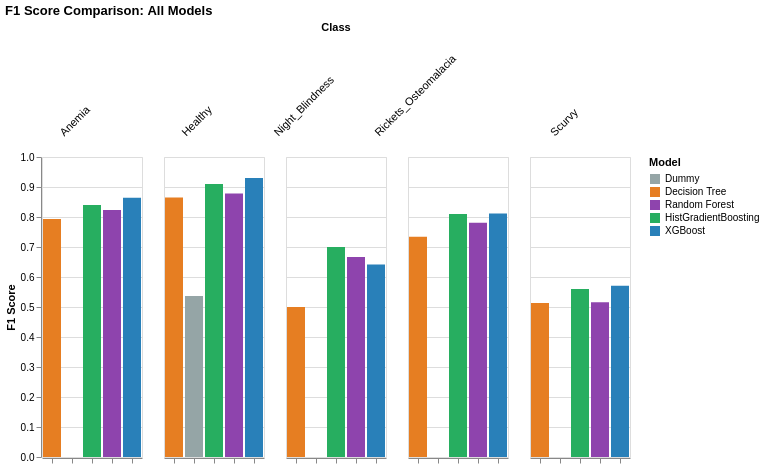

This figure's notebook cell:
### Code cell
classes = ['Anemia', 'Healthy', 'Night_Blindness', 'Rickets_Osteomalacia', 'Scurvy']

dummy = DummyClassifier(strategy="most_frequent", random_state=42)
dummy.fit(X_train_model, y_train.values.ravel())
y_val_dummy = dummy.predict(X_val_model)

dummy_f1 = f1_score(y_val, y_val_dummy, average=None, labels=classes)
dt_f1 = [0.793, 0.865, 0.500, 0.734, 0.513]
rf_f1 = [0.823, 0.878, 0.667, 0.781, 0.516]
hgb_f1 = [0.840, 0.910, 0.700, 0.810, 0.560]
xgb_f1 = f1_score(y_val, y_val_pred, average=None, labels=classes)

data = pd.DataFrame({
    'Class': classes * 5,
    'Model': ['Dummy']*5 + ['Decision Tree']*5 + ['Random Forest']*5 + ['HistGradientBoosting']*5 + ['XGBoost']*5,
    'F1 Score': [*dummy_f1.round(3), *dt_f1, *rf_f1, *hgb_f1, *xgb_f1.round(3)]
})

chart = alt.Chart(data).mark_bar().encode(
    x=alt.X('Model:N', axis=alt.Axis(title=None, labels=False)),
    y=alt.Y('F1 Score:Q', scale=alt.Scale(domain=[0, 1])),
    color=alt.Color('Model:N', scale=alt.Scale(
        domain=['Dummy', 'Decision Tree', 'Random Forest', 'HistGradientBoosting', 'XGBoost'],
        range=['#95a5a6', '#e67e22', '#8e44ad', '#27ae60', '#2980b9']
    )),
    column=alt.Column('Class:N', header=alt.Header(
        labelAngle=-45,
        labelAlign='right',
        labelFontSize=11
    )),
    tooltip=['Class', 'Model', alt.Tooltip('F1 Score:Q', format='.3f')]
).properties(
    width=100,
    height=300,
    title='F1 Score Comparison: All Models'
)

print(f"Dummy Macro F1:                0.1073")
print(f"Decision Tree Macro F1:        0.6809")
print(f"Random Forest Macro F1:        0.7329")
print(f"HistGradientBoosting Macro F1: 0.7647")
print(f"XGBoost Macro F1:              {macro_f1_val:.4f}")

chart

### Figure 1 — Vega-Lite specification as saved in the notebook (floating-point values rounded to 4 significant figures)
{"config": {"view": {"continuousWidth": 300, "continuousHeight": 300}}, "data": {"name": "data-a18ff8c26b779a3a63996ed7b3056e54"}, "mark": {"type": "bar"}, "encoding": {"color": {"field": "Model", "scale": {"domain": ["Dummy", "Decision Tree", "Random Forest", "HistGradientBoosting", "XGBoost"], "range": ["#95a5a6", "#e67e22", "#8e44ad", "#27ae60", "#2980b9"]}, "type": "nominal"}, "column": {"field": "Class", "header": {"labelAlign": "right", "labelAngle": -45, "labelFontSize": 11}, "type": "nominal"}, "tooltip": [{"field": "Class", "type": "nominal"}, {"field": "Model", "type": "nominal"}, {"field": "F1 Score", "format": ".3f", "type": "quantitative"}], "x": {"axis": {"labels": false, "title": null}, "field": "Model", "type": "nominal"}, "y": {"field": "F1 Score", "scale": {"domain": [0, 1]}, "type": "quantitative"}}, "height": 300, "title": "F1 Score Comparison: All Models", "width": 100, "$schema": "https://vega.github.io/schema/vega-lite/v5.20.1.json", "datasets": {"data-a18ff8c26b779a3a63996ed7b3056e54": [{"Class": "Anemia", "Model": "Dummy", "F1 Score": 0.0}, {"Class": "Healthy", "Model": "Dummy", "F1 Score": 0.537}, {"Class": "Night_Blindness", "Model": "Dummy", "F1 Score": 0.0}, {"Class": "Rickets_Osteomalacia", "Model": "Dummy", "F1 Score": 0.0}, {"Class": "Scurvy", "Model": "Dummy", "F1 Score": 0.0}, {"Class": "Anemia", "Model": "Decision Tree", "F1 Score": 0.793}, {"Class": "Healthy", "Model": "Decision Tree", "F1 Score": 0.865}, {"Class": "Night_Blindness", "Model": "Decision Tree", "F1 Score": 0.5}, {"Class": "Rickets_Osteomalacia", "Model": "Decision Tree", "F1 Score": 0.734}, {"Class": "Scurvy", "Model": "Decision Tree", "F1 Score": 0.513}, {"Class": "Anemia", "Model": "Random Forest", "F1 Score": 0.823}, {"Class": "Healthy", "Model": "Random Forest", "F1 Score": 0.878}, {"Class": "Night_Blindness", "Model": "Random Forest", "F1 Score": 0.667}, {"Class": "Rickets_Osteomalacia", "Model": "Random Forest", "F1 Score": 0.781}, {"Class": "Scurvy", "Model": "Random Forest", "F1 Score": 0.516}, {"Class": "Anemia", "Model": "HistGradientBoosting", "F1 Score": 0.84}, {"Class": "Healthy", "Model": "HistGradientBoosting", "F1 Score": 0.91}, {"Class": "Night_Blindness", "Model": "HistGradientBoosting", "F1 Score": 0.7}, {"Class": "Rickets_Osteomalacia", "Model": "HistGradientBoosting", "F1 Score": 0.81}, {"Class": "Scurvy", "Model": "HistGradientBoosting", "F1 Score": 0.56}, {"Class": "Anemia", "Model": "XGBoost", "F1 Score": 0.864}, {"Class": "Healthy", "Model": "XGBoost", "F1 Score": 0.93}, {"Class": "Night_Blindness", "Model": "XGBoost", "F1 Score": 0.642}, {"Class": "Rickets_Osteomalacia", "Model": "XGBoost", "F1 Score": 0.812}, {"Class": "Scurvy", "Model": "XGBoost", "F1 Score": 0.571}]}}
